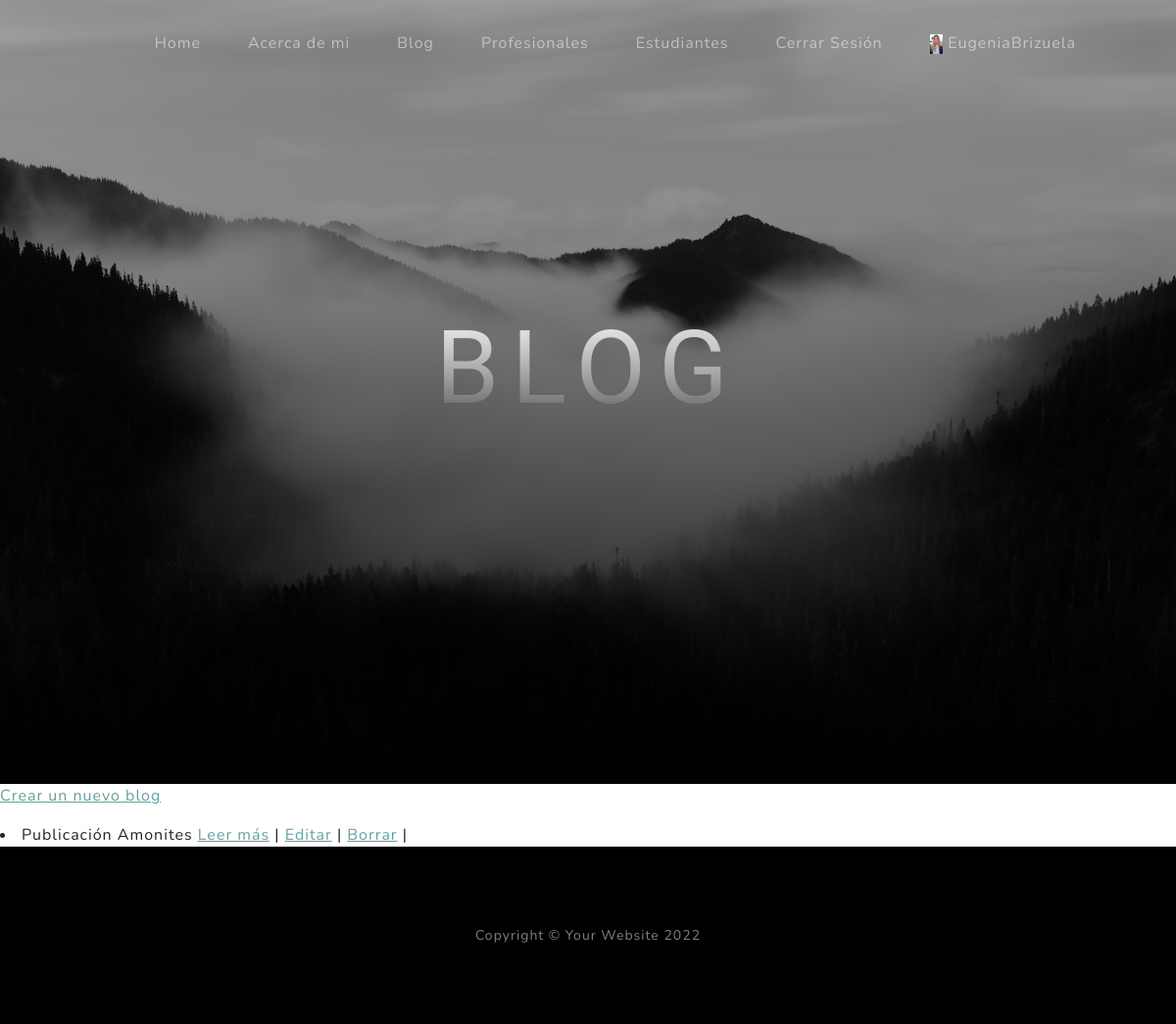
The app's page /blog/pages/ (signed in), older data.
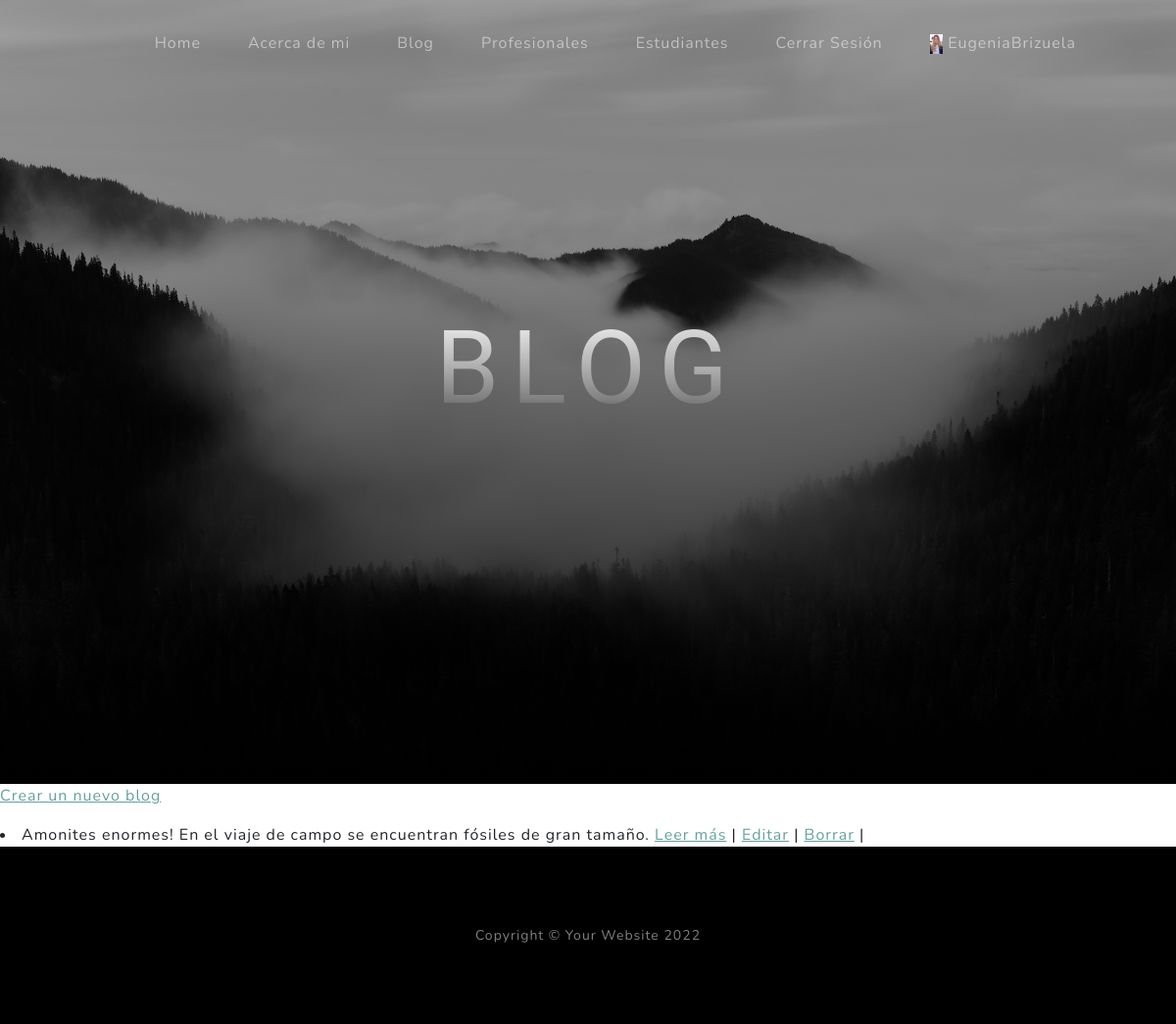
The same page, newer data.
### blog/models.py (models this page shows)
class Blogs (models.Model):
    titulo = models.CharField(max_length=30)
    subtitulo = models.CharField(max_length=30)
    cuerpo = RichTextField(blank=True, null=True)
    imagen = models.ImageField(upload_to='imagen',null=True)
    resumen = models.CharField(max_length=100)
    autor = models.CharField(max_length=30)
    fecha_publicacion = models.DateTimeField(default=timezone.now)
    def __str__(self):
        return f'{self.titulo} {self.resumen}'

### blog/views.py (the view)
# urls.py: path('pages/', views.BlogLista.as_view(), name = 'blog_lista'),
class BlogLista (ListView):
    model = Blogs
    template_name = 'blog/blog_lista.html'

### blog/templates/blog/blog_lista.html (shortened to what this page needs)
{% extends 'index/index.html' %}
{% block 'header_text_block' %}
    <h1 class="mx-auto my-0 text-uppercase">Blog</h1>
{% endblock 'header_text_block' %}
{% block 'body_block' %}
<p>
        <a href={% url 'blog_crear' %}>Crear un nuevo blog</a>
</p>
      {% for blog in object_list %}
        <li>
              {{blog}}
                  <a href={% url 'blog_detalle' blog.id %}>Leer más</a> |
                  <a href={% url 'blog_editar' blog.id %}>Editar</a> |
                  <a href={% url 'blog_borrar' blog.id %}>Borrar</a> |
        </li>
      {% endfor %}
{% endblock 'body_block' %}

Row changes from the older to the newer data that the page shows:
removed Blogs: titulo+resumen "Publicación Amonites"
added Blogs: titulo+resumen "Amonites enormes! En el viaje de campo se encuentran fósiles de gran tamaño."
